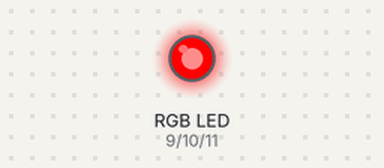
This sketch was run on a simulated Arduino Uno, built with avr-gcc and run on an emulated ATmega328P. On the bench: an RGB LED mixed from three pins (HIGH = lit).

Above: at 0.5 s.
At 1.5 s:
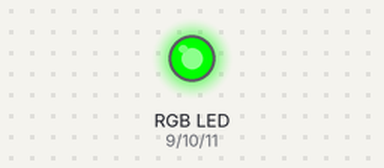
At 2.5 s:
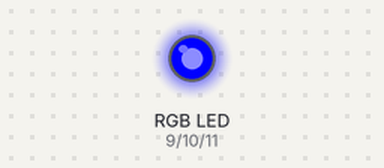
At 3.5 s:
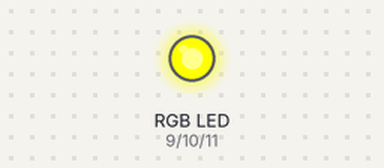
At 4.5 s:
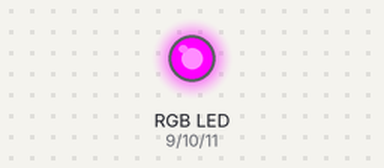
At 5.5 s:
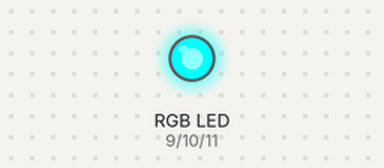
Timing chart, 0 to 7.8 s (numbered marks = the images above):
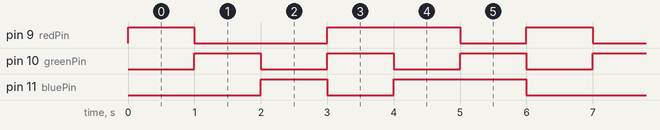

Measured:
- by itself, pin 9 (redPin): repeats every 6.0 s: LOW 2.0 s, HIGH 2.0 s, LOW 1.0 s, HIGH 1.0 s
- by itself, pin 10 (greenPin): alternates HIGH for 1.0 s and LOW for 1.0 s
- by itself, pin 11 (bluePin): repeats every 6.0 s: LOW 1.0 s, HIGH 2.0 s, LOW 2.0 s, HIGH 1.0 s

The sketch:

Code.ino
```cpp
// Define the pins for the RGB LED

int redPin = 9;
int greenPin = 10;
int bluePin = 11;

void setup() {
  // Set the RGB pins as OUTPUT
  pinMode(redPin, OUTPUT);
  pinMode(greenPin, OUTPUT);
  pinMode(bluePin, OUTPUT);
}

void loop() {
  // Red
  setColor(255, 0, 0);
  delay(1000);

  // Green
  setColor(0, 255, 0);
  delay(1000);

  // Blue
  setColor(0, 0, 255);
  delay(1000);

  // Yellow
  setColor(255, 255, 0);
  delay(1000);

  // Purple
  setColor(255, 0, 255);
  delay(1000);

  // Cyan
  setColor(0, 255, 255);
  delay(1000);
}

// Function to set the color of the RGB LED
void setColor(int red, int green, int blue) {
  analogWrite(redPin, red);
  analogWrite(greenPin, green);
  analogWrite(bluePin, blue);
}
```
